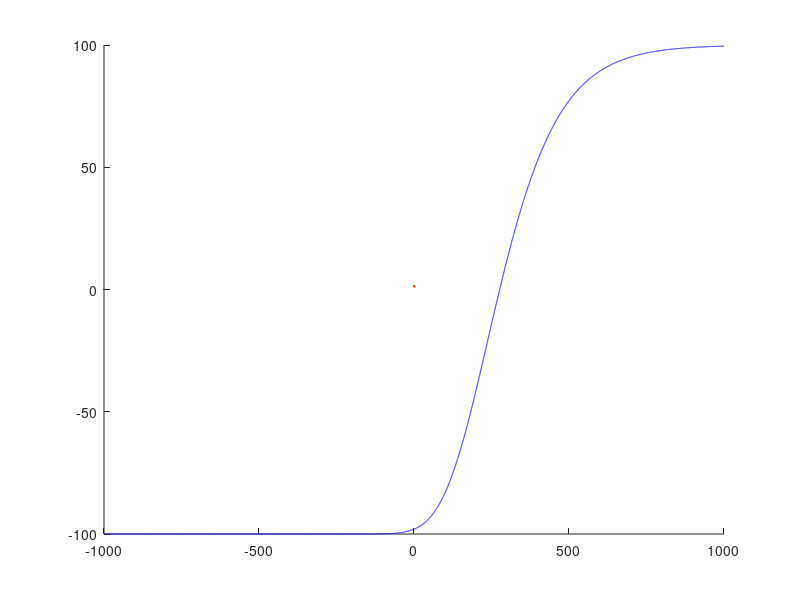

The MATLAB script that drew this image: (Note: this script raises an error after producing the figure.)
%%%%%% Simple sigmoid function parametrisation
close all;
clf;
clear all; 
C1 =-100;
C2 = 100;



x = -1000:0.1:1000;
gr = 0.5;
v  = 1.0; 

%Boundary = C1+(C2-C1)./(1+exp(-gr*(x-0))).^(1/v);
%Boundary2 = C1+(C2-C1)./(1+exp(-gr*(x-0))).^(1/v);
Boundary3 = C1+(C2-C1)./(1+exp(-0.008*(x-0))).^(1/0.15);


figure(1)
%plot(x,Boundary,'Color','r');
hold on
%plot(x,Boundary2,"Color",'k');
plot(x,Boundary3,'Color','b','LineStyle','-',LineWidth=1.3);
xline(-350)
xline(350)
yline(-800)
yline(-300,LineWidth=1.4)





